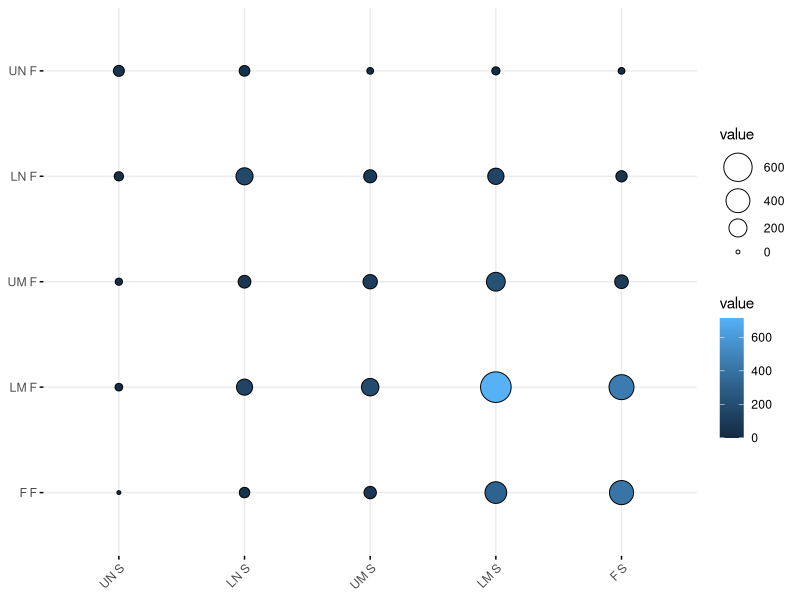
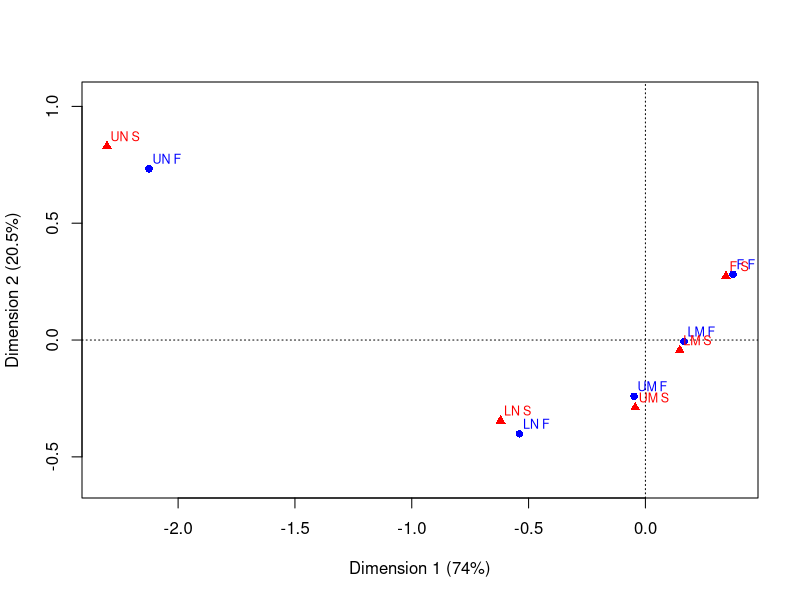
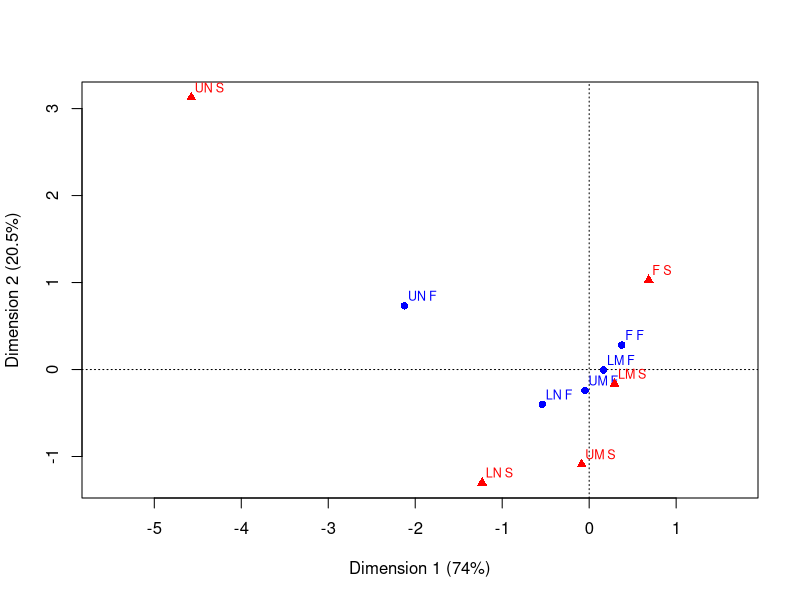
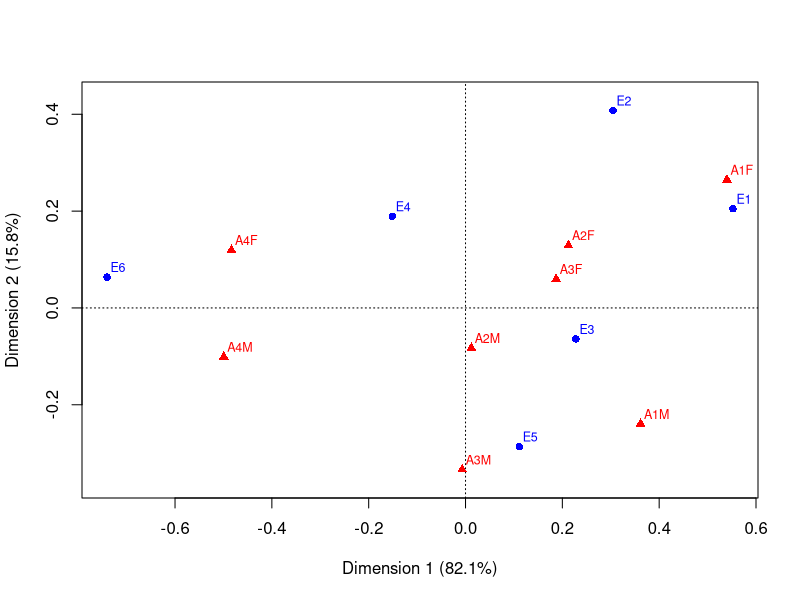

Write the R code that produced these figures, in order.
## ---- chunk 1
knitr::opts_chunk$set(echo = TRUE)
## ---- chunk 2
X <- read.table("data/GBMobility.txt")

rownames(X) <- c('UN F','LN F','UM F','LM F','F F')
colnames(X) <- c('UN S','LN S','UM S','LM S','F S')

Z <- prop.table(X)
sum(Z)

row_prof <- prop.table(x = data.matrix(X), margin = 1)

rowSums(row_prof)

col_prof <- prop.table(x = data.matrix(X), margin = 2)

colSums(col_prof)

library(ggpubr)

ggballoonplot(X, fill = "value")
## ---- chunk 3
library(ca)

cor_anal <- ca(X)
## ---- chunk 4
cor_anal$rowcoord

cor_anal$colcoord
## ---- chunk 5
summary(cor_anal)
## ---- chunk 6
plot(cor_anal)
## ---- chunk 7
plot(cor_anal, map = "rowprincipal")
## ---- chunk 8
Y <- read.table("data/EcoActivity.txt")

rownames(Y) <- c("E1", "E2", "E3", "E4", "E5", "E6")
colnames(Y) <- c("A1F", "A2F", "A3F", "A4F", "A1M", "A2M", "A3M", "A4M")

C <- prop.table(Y)
C
## ---- chunk 9
Y_row_prof <- prop.table(x = data.matrix(Y), margin = 1)
Y_col_prof <- prop.table(x = data.matrix(Y), margin = 2)

Y_row_prof
Y_col_prof
## ---- chunk 10
Y_anal <- ca(Y)

summary(Y_anal)
## ---- chunk 11
Y_anal_two <- ca(Y, nd = 2)

plot(Y_anal_two)
